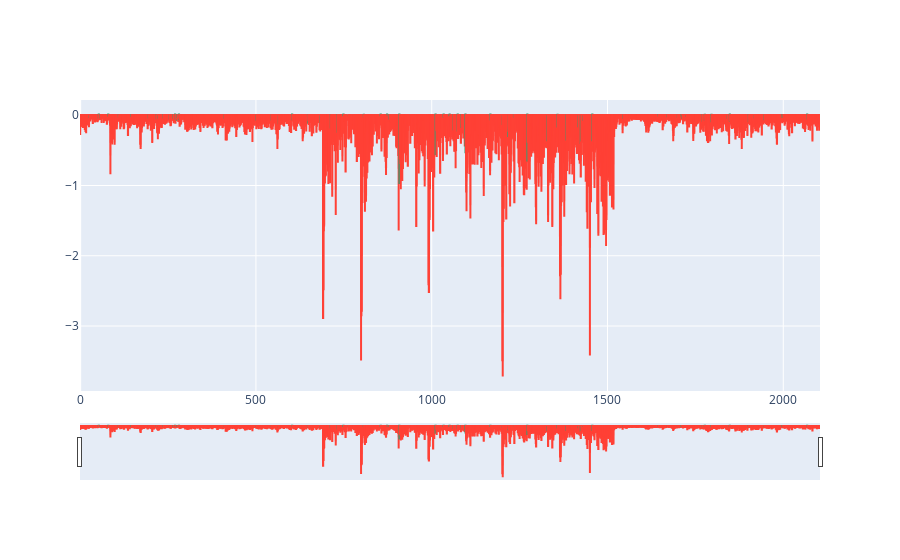

This figure's notebook cell:
### Code cell
Xl = X[X[:,1]<0.01]
print(Xl.shape)
# Sample OHLC data
df = pd.DataFrame(Xl, columns=_ohlc)
# Plot the OHLC chart
# mpf.plot(df, type='candle', style='yahoo', title='OHLC Chart', ylabel='Price')
fig = go.Figure(data=go.Candlestick(x=np.arange(Xl.shape[0]),
                    open=df['open'],
                    high=df['high'],
                    low=df['low'],
                    close=df['close']))
# fig.update_layout(xaxis_rangeslider_visible=False)
fig.show()

### Figure 1 — Plotly figure (JSON) as saved in the notebook; plotly's stock layout.template omitted (floating-point values rounded to 4 significant figures; data arrays with more than 128 entries replaced by an {"elided": "..."} marker saying what was removed)
{"data": [{"close": {"elided": "2105 float values"}, "high": {"elided": "2105 float values"}, "low": {"elided": "2105 float values"}, "open": {"elided": "2105 int values"}, "type": "candlestick", "x": {"elided": "2105 int values"}}], "layout": {}}
